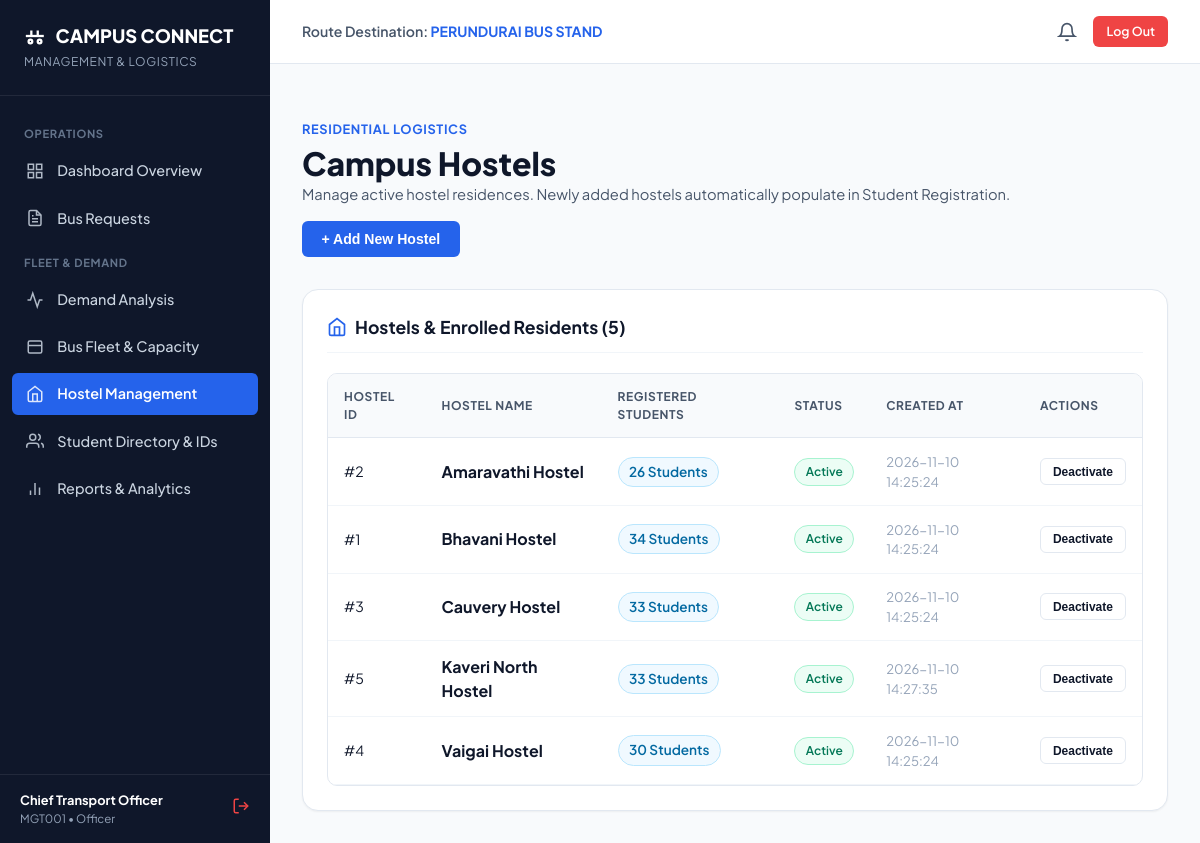
Screenshot of /management/hostels/ (signed in) with the database file from the repository.
### tables this page shows
CREATE TABLE hostels (
    id INTEGER PRIMARY KEY AUTOINCREMENT,
    hostel_name TEXT UNIQUE NOT NULL,
    status TEXT DEFAULT 'Active' CHECK(status IN ('Active', 'Inactive')),
    created_at TIMESTAMP DEFAULT CURRENT_TIMESTAMP
);

### routes/hostel_routes.py (the view)
@hostel_bp.route('/')
@login_required
@role_required('management')
def list_hostels():
    hostels = HostelModel.get_all_with_counts()
    return render_template('management/hostels.html', hostels=hostels)

### app.py (called while the page is built)
@app.context_processor
def inject_global_data():
    unread_count = 0
    if 'user_id' in session:
        try:
            unread_count = NotificationService.get_unread_count(session['user_id'])
        except Exception:
            unread_count = 0
    return {
        'current_user_name': session.get('name'),
        'current_user_role': session.get('role'),
        'current_user_reg': session.get('register_number'),
        'unread_notification_count': unread_count,
        'now_year': datetime.now().year,
        'destination_fixed': 'Perundurai Bus Stand'
    }

### database/db.py (called while the page is built)
def get_db():
    if 'db' not in g:
        g.db = sqlite3.connect(
            DATABASE_PATH,
            detect_types=sqlite3.PARSE_DECLTYPES | sqlite3.PARSE_COLNAMES
        )
        g.db.row_factory = sqlite3.Row
        g.db.execute("PRAGMA foreign_keys = ON;")
    return g.db

def query_db(query, args=(), one=False):
    cur = get_db().execute(query, args)
    rv = cur.fetchall()
    cur.close()
    return (dict(rv[0]) if rv else None) if one else [dict(row) for row in rv]

### models/hostel_model.py (called while the page is built)
    @staticmethod
    def get_all_with_counts():
        sql = """
            SELECT h.id, h.hostel_name, h.status, h.created_at,
                   COUNT(u.id) as student_count
            FROM hostels h
            LEFT JOIN users u ON h.id = u.hostel_id AND u.role = 'student'
            GROUP BY h.id
            ORDER BY h.hostel_name ASC
        """
        return query_db(sql)

### routes/auth_routes.py (called while the page is built)
def login_required(f):
    @wraps(f)
    def decorated_function(*args, **kwargs):
        if 'user_id' not in session:
            flash("Please log in to access this page.", "warning")
            return redirect(url_for('auth.login_student'))
        return f(*args, **kwargs)
    return decorated_function

### services/notification_service.py (called while the page is built)
    @staticmethod
    def get_unread_count(user_id):
        sql = "SELECT COUNT(*) as cnt FROM notifications WHERE user_id = ? AND is_read = 0"
        res = query_db(sql, (user_id,), one=True)
        return res['cnt'] if res else 0

### templates/management/hostels.html (shortened to what this page needs)
{% extends "management/base_management.html" %}
{% block content %}
<div style="display: flex; justify-content: space-between; align-items: flex-end; margin-bottom: 2rem; flex-wrap: wrap; gap: 1rem;">
  <div>
    <span style="font-size: 0.8rem; font-weight: 700; color: var(--primary); text-transform: uppercase; letter-spacing: 0.05em;">Residential Logistics</span>
    <h1 style="font-size: 2rem; font-weight: 800; margin-top: 0.2rem;">Campus Hostels</h1>
    <p style="color: var(--text-secondary); font-size: 0.92rem;">
      Manage active hostel residences. Newly added hostels automatically populate in Student Registration.
    </p>
  </div>
  <button type="button" onclick="openModal('addHostelModal')" class="btn btn-primary">
    + Add New Hostel
  </button>
</div>
<div class="card">
  <div class="card-header">
    <div class="card-title">
      <svg width="20" height="20" viewBox="0 0 24 24" fill="none" stroke="currentColor" stroke-width="2" style="color: var(--primary);"><path d="M3 9l9-7 9 7v11a2 2 0 0 1-2 2H5a2 2 0 0 1-2-2z"></path><polyline points="9 22 9 12 15 12 15 22"></polyline></svg>
      <span>Hostels &amp; Enrolled Residents ({{ hostels|length }})</span>
    </div>
  </div>
  <div class="table-responsive">
    <table class="data-table">
      <thead>
        <tr>
          <th>Hostel ID</th>
          <th>Hostel Name</th>
          <th>Registered Students</th>
          <th>Status</th>
          <th>Created At</th>
          <th>Actions</th>
        </tr>
      </thead>
      <tbody>
        {% for h in hostels %}
          <tr>
            <td>#{{ h.id }}</td>
            <td><strong style="font-size: 1rem; color: var(--text-primary);">{{ h.hostel_name }}</strong></td>
            <td>
              <span class="badge badge-info" style="font-size: 0.85rem;">
                {{ h.student_count }} Students
              </span>
            </td>
            <td>
              <span class="badge {% if h.status == 'Active' %}badge-success{% else %}badge-secondary{% endif %}">
                {{ h.status }}
              </span>
            </td>
            <td style="font-size: 0.82rem; color: var(--text-muted);">{{ h.created_at }}</td>
            <td>
              <div style="display: flex; gap: 0.5rem;">
                <form action="{{ url_for('hostel.toggle_status', hostel_id=h.id) }}" method="POST">
                  <button type="submit" class="btn btn-secondary btn-sm" style="font-size: 0.75rem;">
                    {% if h.status == 'Active' %}Deactivate{% else %}Activate{% endif %}
                  </button>
                </form>
              </div>
            </td>
          </tr>
        {% endfor %}
      </tbody>
    </table>
  </div>
</div>
{% endblock %}

### static/css/styles.css (style rules this page uses)
:root { --primary: #2563eb; --primary-hover: #1d4ed8; --primary-light: #eff6ff; --primary-dark: #1e40af; --secondary: #475569; --secondary-light: #f1f5f9; --accent: #8b5cf6; --accent-light: #f5f3ff; --success: #10b981; --success-light: #ecfdf5; --success-dark: #047857; --warning: #f59e0b; --warning-light: #fffbeb; --warning-dark: #b45309; --danger: #ef4444; --danger-light: #fef2f2; --danger-dark: #b91c1c; --info: #0ea5e9; --info-light: #f0f9ff; --bg-body: #f8fafc; --bg-card: #ffffff; --bg-sidebar: #0f172a; --bg-sidebar-hover: #1e293b; --text-primary: #0f172a; --text-secondary: #475569; --text-muted: #94a3b8; --text-on-dark: #f8fafc; --border: #e2e8f0; --border-light: #f1f5f9; --border-focus: #3b82f6; --radius-sm: 6px; --radius-md: 10px; --radius-lg: 16px; --radius-full: 9999px; --shadow-sm: 0 1px 2px 0 rgba(0, 0, 0, 0.05); --shadow-md: 0 4px 6px -1px rgba(0, 0, 0, 0.1), 0 2px 4px -1px rgba(0, 0, 0, 0.06); --shadow-lg: 0 10px 15px -3px rgba(0, 0, 0, 0.1), 0 4px 6px -2px rgba(0, 0, 0, 0.05); --shadow-xl: 0 20px 25px -5px rgba(0, 0, 0, 0.1), 0 10px 10px -5px rgba(0, 0, 0, 0.04); --font-main: -apple-system, BlinkMacSystemFont, "Segoe UI", Roboto, "Helvetica Neue", Arial, sans-serif; --font-mono: ui-monospace, SFMono-Regular, Menlo, Monaco, Consolas, "Liberation Mono", monospace; --transition: all 0.2s cubic-bezier(0.4, 0, 0.2, 1); }
* { box-sizing: border-box; margin: 0; padding: 0; }
body { font-family: var(--font-main); background-color: var(--bg-body); color: var(--text-primary); line-height: 1.5; -webkit-font-smoothing: antialiased; display: flex; flex-direction: column; min-height: 100vh; }
h1, h2, h3, h4, h5, h6 { font-weight: 700; color: var(--text-primary); line-height: 1.25; }
.btn { display: inline-flex; align-items: center; justify-content: center; gap: 0.5rem; font-weight: 600; font-size: 0.88rem; padding: 0.55rem 1.15rem; border-radius: var(--radius-sm); border: 1px solid transparent; cursor: pointer; transition: var(--transition); text-align: center; white-space: nowrap; }
.btn-primary { background: var(--primary); color: #ffffff; }
.btn-secondary { background: #ffffff; border-color: var(--border); color: var(--text-primary); }
.btn-sm { font-size: 0.78rem; padding: 0.35rem 0.75rem; }
.badge { display: inline-flex; align-items: center; gap: 0.35rem; font-size: 0.75rem; font-weight: 600; padding: 0.25rem 0.65rem; border-radius: var(--radius-full); text-transform: capitalize; white-space: nowrap; }
.badge-success { background: var(--success-light); color: var(--success-dark); border: 1px solid #a7f3d0; }
.badge-info { background: var(--info-light); color: #0369a1; border: 1px solid #bae6fd; }
.card { background: var(--bg-card); border: 1px solid var(--border); border-radius: var(--radius-lg); box-shadow: var(--shadow-sm); padding: 1.5rem; transition: var(--transition); }
.card-header { display: flex; align-items: center; justify-content: space-between; margin-bottom: 1.25rem; padding-bottom: 0.75rem; border-bottom: 1px solid var(--border-light); }
.card-title { font-size: 1.1rem; font-weight: 700; color: var(--text-primary); display: flex; align-items: center; gap: 0.5rem; }
.table-responsive { width: 100%; overflow-x: auto; border-radius: var(--radius-md); border: 1px solid var(--border); background: #ffffff; }
.data-table { width: 100%; border-collapse: collapse; text-align: left; font-size: 0.88rem; }
.data-table th { background: #f8fafc; color: #475569; font-weight: 700; font-size: 0.75rem; text-transform: uppercase; letter-spacing: 0.05em; padding: 0.85rem 1rem; border-bottom: 1px solid var(--border); }
.data-table td { padding: 0.85rem 1rem; border-bottom: 1px solid var(--border-light); color: var(--text-primary); vertical-align: middle; }

### templates/management/base_management.html (style rules this page uses)
body { font-family: 'Plus Jakarta Sans', -apple-system, sans-serif; }

### rows the page displays
hostels: id "2", hostel_name "Amaravathi Hostel", student_count "26", status "Active", created_at "2026-11-10 14:25:24", shows "Deactivate"
hostels: id "1", hostel_name "Bhavani Hostel", student_count "34", status "Active", created_at "2026-11-10 14:25:24", shows "Deactivate"
hostels: id "3", hostel_name "Cauvery Hostel", student_count "33", status "Active", created_at "2026-11-10 14:25:24", shows "Deactivate"
hostels: id "5", hostel_name "Kaveri North Hostel", student_count "33", status "Active", created_at "2026-11-10 14:27:35", shows "Deactivate"
hostels: id "4", hostel_name "Vaigai Hostel", student_count "30", status "Active", created_at "2026-11-10 14:25:24", shows "Deactivate"

### other values shown
{{ current_user_name }} "Chief Transport Officer"
{{ current_user_reg }} "MGT001"
{{ hostels|length }} "5"
